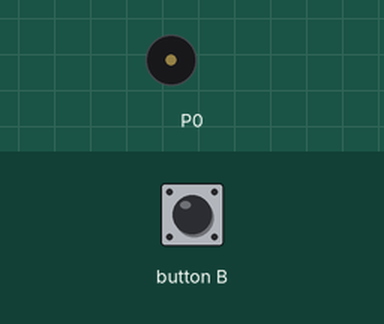
This program was run on a simulated BBC micro:bit (MakeCode). On the bench: buzzer (waves = sounding). Inputs (shaded band) come from the test bench.

Above: at 1.2 s.
1.3 s: button B pressed for 0.15 s
At 6.4 s:
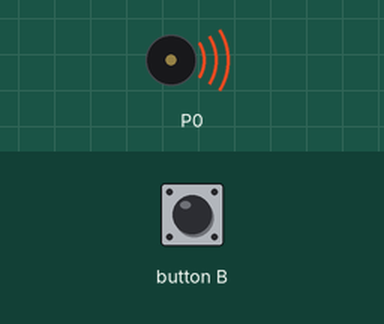
Timing chart, 0 to 10.4 s (numbered marks = the images above; inputs shaded):
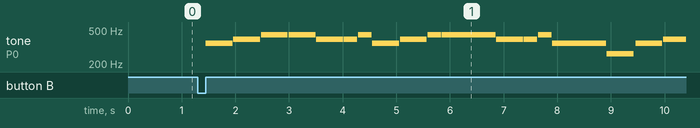

The program:

main.ts
```typescript
input.onButtonPressed(Button.B, function () {
    music.playTone(349, music.beat(BeatFraction.Whole))
    basic.pause(10)
    music.playTone(392, music.beat(BeatFraction.Whole))
    basic.pause(10)
    music.playTone(440, music.beat(BeatFraction.Whole))
    basic.pause(10)
    music.playTone(440, music.beat(BeatFraction.Whole))
    basic.pause(10)
    music.playTone(392, music.beat(BeatFraction.Whole))
    basic.pause(10)
    music.playTone(392, music.beat(BeatFraction.Half))
    basic.pause(10)
    music.playTone(440, music.beat(BeatFraction.Half))
    basic.pause(10)
    music.playTone(349, music.beat(BeatFraction.Whole))
    basic.pause(10)
    music.playTone(392, music.beat(BeatFraction.Whole))
    basic.pause(10)
    music.playTone(440, music.beat(BeatFraction.Half))
    basic.pause(10)
    music.playTone(440, music.beat(BeatFraction.Double))
    basic.pause(10)
    music.playTone(392, music.beat(BeatFraction.Whole))
    basic.pause(10)
    music.playTone(392, music.beat(BeatFraction.Half))
    basic.pause(10)
    music.playTone(440, music.beat(BeatFraction.Half))
    basic.pause(10)
    music.playTone(349, music.beat(BeatFraction.Double))
    basic.pause(10)
    music.playTone(262, music.beat(BeatFraction.Whole))
    basic.pause(30)
    music.playTone(349, music.beat(BeatFraction.Whole))
    basic.pause(10)
    music.playTone(392, music.beat(BeatFraction.Whole))
    basic.pause(10)
    music.playTone(440, music.beat(BeatFraction.Half))
    basic.pause(10)
    music.playTone(440, music.beat(BeatFraction.Double))
    basic.pause(10)
    music.playTone(392, music.beat(BeatFraction.Whole))
    basic.pause(10)
    music.playTone(392, music.beat(BeatFraction.Half))
    basic.pause(10)
    music.playTone(440, music.beat(BeatFraction.Half))
    basic.pause(10)
    music.playTone(349, music.beat(BeatFraction.Half))
    basic.pause(10)
    music.playTone(330, music.beat(BeatFraction.Half))
    basic.pause(10)
    music.playTone(294, music.beat(BeatFraction.Whole))
    basic.pause(10)
    music.playTone(392, music.beat(BeatFraction.Half))
    basic.pause(10)
    music.playTone(392, music.beat(BeatFraction.Whole))
    basic.pause(10)
    music.playTone(440, music.beat(BeatFraction.Half))
    basic.pause(10)
    music.playTone(349, music.beat(BeatFraction.Whole))
    basic.pause(10)
    music.playTone(330, music.beat(BeatFraction.Whole))
    basic.pause(10)
    music.playTone(294, music.beat(BeatFraction.Double))
    basic.pause(10)
    music.playTone(294, music.beat(BeatFraction.Whole))
})
basic.forever(function () {

})
```

test.ts
```typescript
// ide kerülnek a tesztek; a rendszer ezt nem kompilálja, ha a csomagot bővítményként használják.
```

Measured:
- after the input at 1.3 s, tone on P0: plays 349 Hz for 0.50 s, 392 Hz for 0.50 s, 440 Hz for 0.50 s, 440 Hz for 0.50 s, 392 Hz for 0.50 s, 392 Hz for 0.25 s … (18 notes in this stretch), starting after 0.15 s
